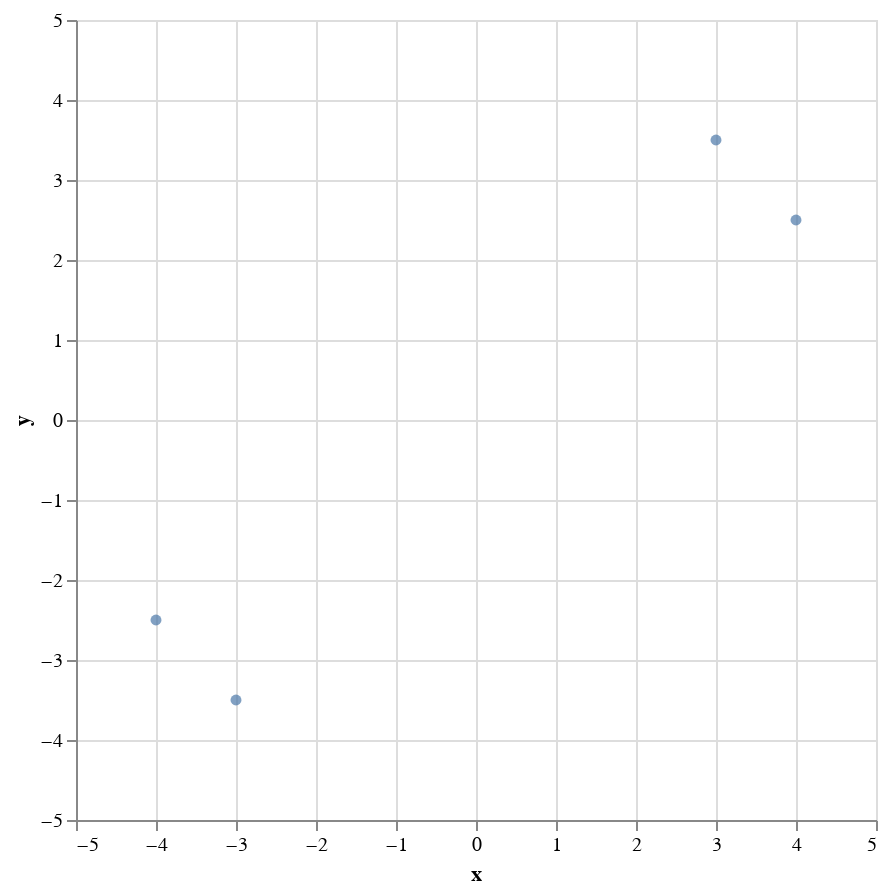

The cell this chart's notebook holds for it:
### Markdown cell above
We can guess that the projected line (1st componet) should be in the direction of $y = x$ to minimize the distance between the points and the projection. The 2nd component should be perpendicular to the 1st componet, thus should be in the direction $y = -x$.

### Code cell
base = (
    alt.Chart(data)
    .mark_circle()
    .encode(
        x=alt.X("x", scale=alt.Scale(domain=(-5, 5))),
        y=alt.Y("y", scale=alt.Scale(domain=(-5, 5))),
    )
    .properties(width=400, height=400)
)
base

### Figure 1 — Vega-Lite specification as saved in the notebook (floating-point values rounded to 4 significant figures)
{"config": {"view": {"continuousWidth": 400, "continuousHeight": 300}}, "data": {"name": "data-acc2e4ad904a5b810be3fac5928eefcc"}, "mark": "circle", "encoding": {"x": {"field": "x", "scale": {"domain": [-5, 5]}, "type": "quantitative"}, "y": {"field": "y", "scale": {"domain": [-5, 5]}, "type": "quantitative"}}, "height": 400, "width": 400, "$schema": "https://vega.github.io/schema/vega-lite/v4.17.0.json", "datasets": {"data-acc2e4ad904a5b810be3fac5928eefcc": [{"x": 4.0, "y": 2.5}, {"x": 3.0, "y": 3.5}, {"x": -4.0, "y": -2.5}, {"x": -3.0, "y": -3.5}]}}
